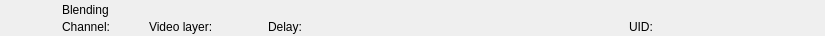
<?xml version="1.0" encoding="UTF-8"?>
<ui version="4.0">
 <class>RundownBlendModeWidget</class>
 <widget class="QWidget" name="RundownBlendModeWidget">
  <property name="geometry">
   <rect>
    <x>0</x>
    <y>0</y>
    <width>825</width>
    <height>36</height>
   </rect>
  </property>
  <layout class="QHBoxLayout" name="horizontalLayout">
   <property name="spacing">
    <number>0</number>
   </property>
   <property name="margin">
    <number>0</number>
   </property>
   <item>
    <widget class="QFrame" name="frameItem">
     <property name="sizePolicy">
      <sizepolicy hsizetype="Preferred" vsizetype="Fixed">
       <horstretch>0</horstretch>
       <verstretch>0</verstretch>
      </sizepolicy>
     </property>
     <property name="minimumSize">
      <size>
       <width>0</width>
       <height>36</height>
      </size>
     </property>
     <widget class="QLabel" name="labelIcon">
      <property name="geometry">
       <rect>
        <x>22</x>
        <y>2</y>
        <width>32</width>
        <height>32</height>
       </rect>
      </property>
      <property name="text">
       <string/>
      </property>
      <property name="pixmap">
       <pixmap resource="../Widgets.qrc">:/Graphics/Images/BlendMode.png</pixmap>
      </property>
      <property name="scaledContents">
       <bool>true</bool>
      </property>
     </widget>
     <widget class="QLabel" name="labelChannel">
      <property name="geometry">
       <rect>
        <x>62</x>
        <y>19</y>
        <width>78</width>
        <height>16</height>
       </rect>
      </property>
      <property name="text">
       <string>Channel:</string>
      </property>
     </widget>
     <widget class="QLabel" name="labelLabel">
      <property name="geometry">
       <rect>
        <x>62</x>
        <y>2</y>
        <width>561</width>
        <height>16</height>
       </rect>
      </property>
      <property name="text">
       <string>Blending</string>
      </property>
     </widget>
     <widget class="QLabel" name="labelVideolayer">
      <property name="geometry">
       <rect>
        <x>149</x>
        <y>19</y>
        <width>110</width>
        <height>16</height>
       </rect>
      </property>
      <property name="text">
       <string>Video layer:</string>
      </property>
     </widget>
     <widget class="QLabel" name="labelColor">
      <property name="geometry">
       <rect>
        <x>0</x>
        <y>0</y>
        <width>18</width>
        <height>36</height>
       </rect>
      </property>
      <property name="text">
       <string/>
      </property>
     </widget>
     <widget class="QLabel" name="labelGroupColor">
      <property name="geometry">
       <rect>
        <x>0</x>
        <y>0</y>
        <width>6</width>
        <height>36</height>
       </rect>
      </property>
      <property name="text">
       <string/>
      </property>
     </widget>
     <widget class="QLabel" name="labelDevice">
      <property name="geometry">
       <rect>
        <x>360</x>
        <y>19</y>
        <width>260</width>
        <height>16</height>
       </rect>
      </property>
      <property name="text">
       <string></string>
      </property>
     </widget>
     <widget class="QLabel" name="labelDelay">
      <property name="geometry">
       <rect>
        <x>268</x>
        <y>19</y>
        <width>83</width>
        <height>16</height>
       </rect>
      </property>
      <property name="text">
       <string>Delay:</string>
      </property>
     </widget>
     <widget class="QLabel" name="labelRemoteTriggerId">
      <property name="geometry">
       <rect>
        <x>629</x>
        <y>19</y>
        <width>111</width>
        <height>16</height>
       </rect>
      </property>
      <property name="text">
       <string>UID:</string>
      </property>
     </widget>
    </widget>
   </item>
   <item>
    <widget class="QFrame" name="frameStatus">
     <property name="minimumSize">
      <size>
       <width>77</width>
       <height>0</height>
      </size>
     </property>
     <property name="maximumSize">
      <size>
       <width>77</width>
       <height>16777215</height>
      </size>
     </property>
     <widget class="QLabel" name="labelGpiConnected">
      <property name="geometry">
       <rect>
        <x>1</x>
        <y>2</y>
        <width>32</width>
        <height>32</height>
       </rect>
      </property>
      <property name="minimumSize">
       <size>
        <width>32</width>
        <height>32</height>
       </size>
      </property>
      <property name="maximumSize">
       <size>
        <width>32</width>
        <height>32</height>
       </size>
      </property>
      <property name="lineWidth">
       <number>0</number>
      </property>
      <property name="text">
       <string/>
      </property>
      <property name="pixmap">
       <pixmap resource="../Widgets.qrc">:/Graphics/Images/GpiConnected.png</pixmap>
      </property>
      <property name="scaledContents">
       <bool>true</bool>
      </property>
     </widget>
     <widget class="QLabel" name="labelDisconnected">
      <property name="geometry">
       <rect>
        <x>32</x>
        <y>2</y>
        <width>32</width>
        <height>32</height>
       </rect>
      </property>
      <property name="minimumSize">
       <size>
        <width>32</width>
        <height>32</height>
       </size>
      </property>
      <property name="maximumSize">
       <size>
        <width>32</width>
        <height>32</height>
       </size>
      </property>
      <property name="text">
       <string/>
      </property>
      <property name="pixmap">
       <pixmap resource="../Widgets.qrc">:/Graphics/Images/Disconnected.png</pixmap>
      </property>
      <property name="scaledContents">
       <bool>true</bool>
      </property>
     </widget>
     <widget class="QLabel" name="labelActiveColor">
      <property name="geometry">
       <rect>
        <x>69</x>
        <y>0</y>
        <width>8</width>
        <height>36</height>
       </rect>
      </property>
      <property name="minimumSize">
       <size>
        <width>8</width>
        <height>36</height>
       </size>
      </property>
      <property name="maximumSize">
       <size>
        <width>8</width>
        <height>36</height>
       </size>
      </property>
      <property name="text">
       <string/>
      </property>
     </widget>
    </widget>
   </item>
  </layout>
 </widget>
 <resources>
  <include location="../Widgets.qrc"/>
 </resources>
 <connections/>
 <slots>
  <slot>addToCombo()</slot>
 </slots>
</ui>
